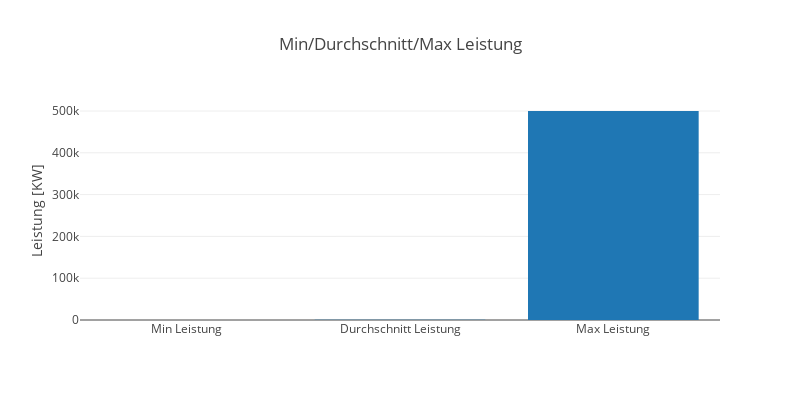

The notebook cell saved with this chart:
### Code cell
# Min/Durchschnitt/Max Leistung
df_hydro_min = min(df_hydro['Bruttoleistung'])
df_hydro_avg = df_hydro['Bruttoleistung'].sum() / len(df_hydro)
df_hydro_max = max(df_hydro['Bruttoleistung'])

# Bar Graph
data = [go.Bar(
    x = ['Min Leistung', 'Durchschnitt Leistung', 'Max Leistung'],
    y = [df_hydro_min, df_hydro_avg, df_hydro_max]
         )]

# Set layout
layout = go.Layout(
    height=400, width = 800,
    title='Min/Durchschnitt/Max Leistung',
    yaxis=dict(title='Leistung [KW]') )
ifig = go.Figure(data=data, layout=layout)
pltly.iplot(ifig)

### Figure 1 — Plotly figure (JSON) as saved in the notebook; plotly's stock layout.template omitted (floating-point values rounded to 4 significant figures)
{"data": [{"type": "bar", "uid": "d4d886b8-2125-48f5-b88b-0ac9fc1fbdcc", "x": ["Min Leistung", "Durchschnitt Leistung", "Max Leistung"], "y": [0.75, 663.7, 500000]}], "layout": {"height": 400, "title": {"text": "Min/Durchschnitt/Max Leistung"}, "width": 800, "yaxis": {"title": {"text": "Leistung [KW]"}}}}
